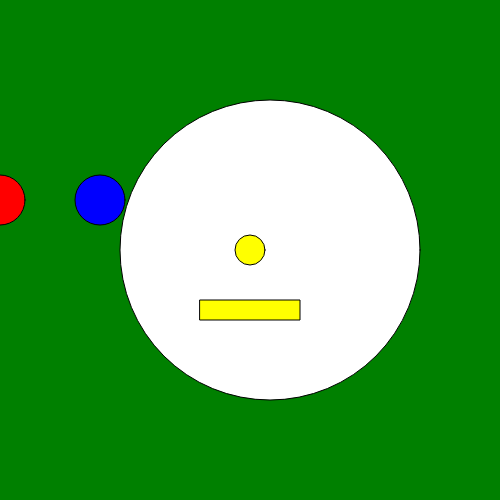
Frame 1 (no input)
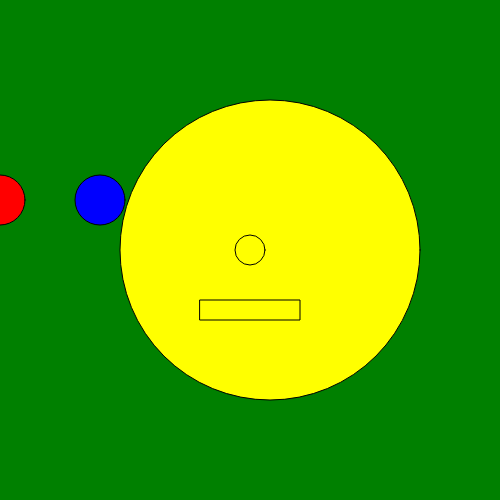
Frame 60 (no input)
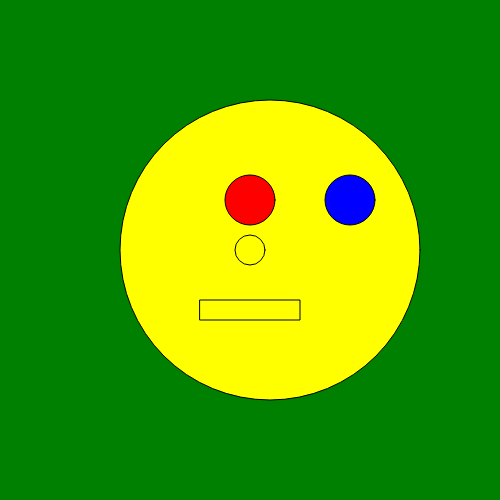
Frame 120 (the mouse pressed at the canvas centre since frame 60)

The p5.js sketch that drew these frames (run headless with seeded random() and noise() and a simulated clock; from frame 60 on, the mouse is pressed at the canvas centre):

// p5.js sketch
// ── sketch.js
function setup() {
 createCanvas(500,500);
 
}

function draw()  {

background('green');
ellipse(270,250,300,300);
fill('red');
ellipse(mouseX,200,50,50);
 fill('blue');
ellipse(mouseX+100,200,50,50);
fill('yellow');
rect(200,300,100,20);

ellipse(250,250,30,30);

}
